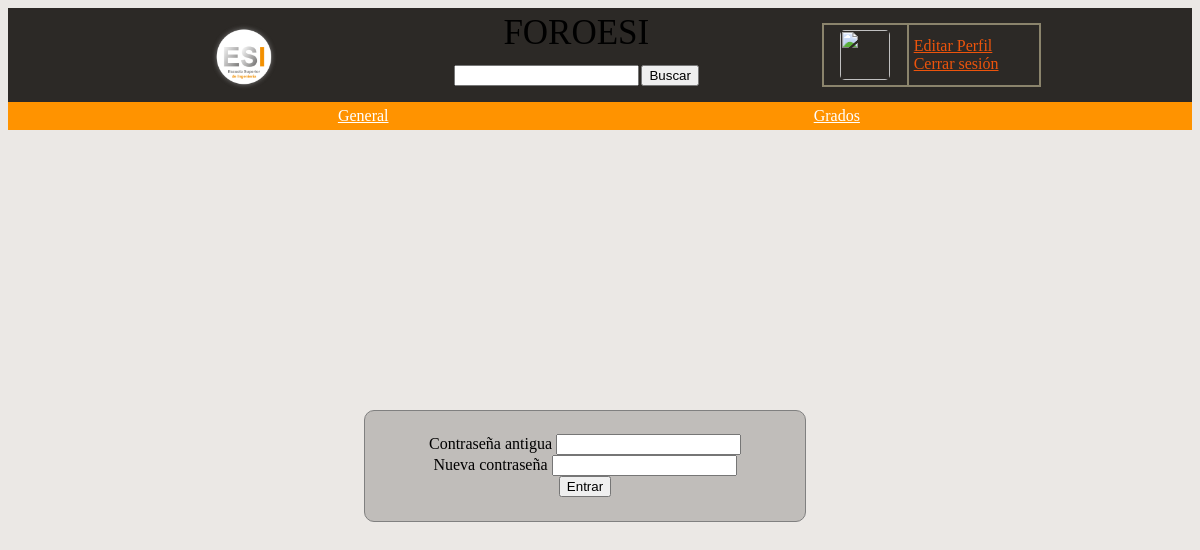
Page /index.php/usu/cpass on the earlier database version.
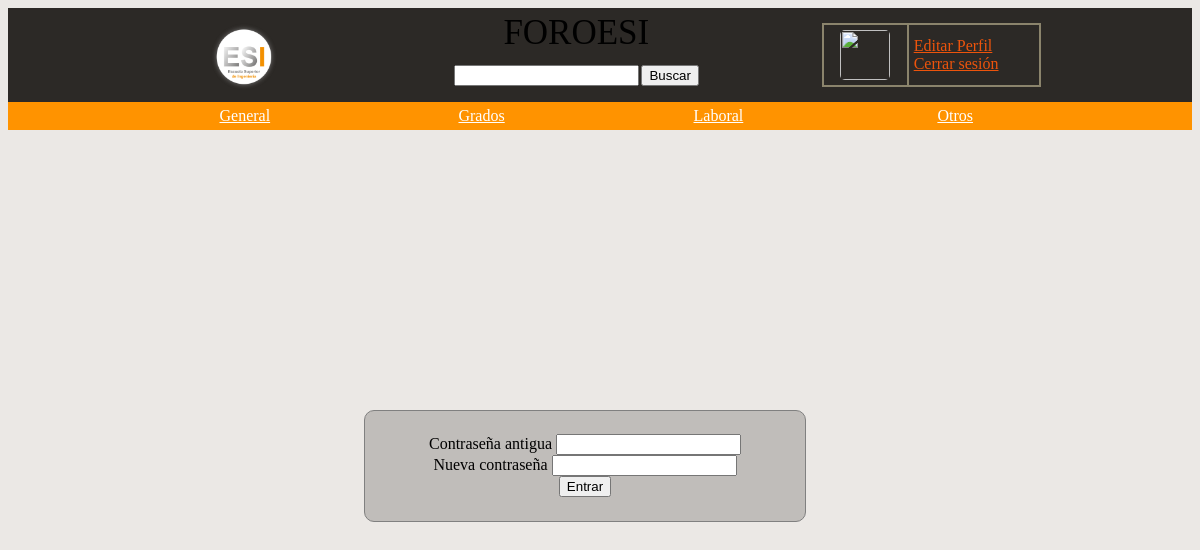
Same page on the later database version.
### tables this page shows
CREATE TABLE IF NOT EXISTS `categoria` (
  `id` int(11) NOT NULL AUTO_INCREMENT,
  `nombre` varchar(100) NOT NULL,
  PRIMARY KEY (`id`),
  UNIQUE KEY `nombre` (`nombre`)
);

### application/controllers/Usu.php (called while the page is built, shortened)
<?php
class Usu extends CI_Controller{
 public function cpass(){
    $data = array('categoria' => $this->categoria_model->get_categoria());
    $this->load->view('cpass_view',$data);
 }
}
?>

### index.php (called while the page is built, shortened)
<?php
require_once BASEPATH.'core/CodeIgniter.php';

### application/models/categoria_model.php (called while the page is built, shortened)
<?php
class categoria_model extends CI_Model{
 public function get_categoria(){
 $consulta = $this->db->query('Select * from categoria');
 return $consulta->result();
 }
}

### application/views/cpass_view.php (the view, shortened to what this page needs)
<html lang="es">
<head>
 	<div id="estilo1" align="center">
	<table width = " 80% " align = "center" cellpadding="5" cellspacing="0">
			<tr  BGCOLOR= "#2c2926">
				<td align="center" width="25%" style="border-right:0px; font-size: 11px"><a href="<?= base_url().'index.php/hilos'?>" title="Inicio"><img src="<?= base_url().'uploads/'. 'gordo.png'?>" width="80" height="80"></a>
				</td>
				<td align="center" width="45%" style="border-right:0px;border-left: 0px; font-size: 11px">
								<div style=" font-size: 35px">FOROESI</div>
								<br>
								<div><?= form_open(base_url().'index.php/hilos/buscar',
										array('name'=>'mi_form','id'=>'form'));?>
 										<?= form_input('parametro','','class="input"') ?>
 										<?= form_submit('submit', 'Buscar','class="submit"');?>
 										<?= form_close(); ?></div>
				</td>
				<td  align="center" width="30%" style="border-left: 0px; font-size: 11px">
					<div>
						<table class="ta" width = " 80% " align = "center" border= 1 bordercolor="#8B846C" cellpadding="5" cellspacing="0">
							<tr>
								<td align="center">
									<img src="<?= base_url().'uploads/'.$this->session->userdata('avatar') ?>" width="50" height="50"/>
								</td>
								<td>
									<div><a href="<?= base_url().'index.php'?>" title="Editar Perfil">  Editar Perfil</a></div>
									<div><a href="<?= base_url().'index.php/Usu/logout'?>" title="Deslogearme">  Cerrar sesión</a></div>
								</td>
							</tr>
						</table>
					</div>
				</td>
			</tr>
	</table>
</div>
<div id="estilo3">
<table width = " 80% " align = "center" border= 0 bordercolor="#8B846C" cellpadding="5" cellspacing="0">
	<tr  BGCOLOR= "#ff9300 ">
			<?php
				foreach ($categoria as $fila) { ?>
					<td align="center" width="25%">
					<a href="<?= base_url().'index.php/hilos/categorias/'.$fila->id.'/'.$fila->nombre?>" title="Ver Categoria" style="color:#fff;" align="center"><?= $fila->nombre; ?></a>
					</td>
			<?php	}
			?>
	</tr>
	</table>
</div>
<br>
</head>
<body id="estilo2">
<div class="hijo" align="center">
<br>
<form name="form_iniciar" action="<?= base_url().'index.php/Usu/cambiar_pass'?>" method="POST">
 <label for="contraseñaAntigua"> Contraseña antigua</label>
 <input type="password" name="password" /> <br/>
  <label for="nuevaContraseña"> Nueva contraseña   </label>
 <input type="password" name="nueva_password" /> <br/>
 <input type="submit" value="Entrar" name="submit" /> <br/>
 </form>
</div>
</body>
</html>

Differences in the rows shown:
added categoria: nombre "Laboral"
added categoria: nombre "Otros"
